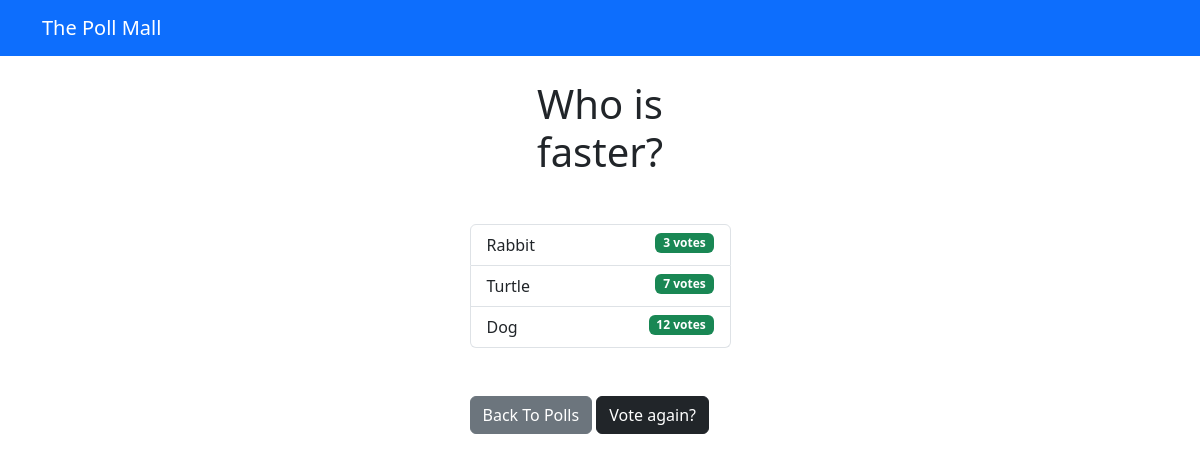
Page /polls/1/results/ on the committed database.
### pollApp/models.py (models this page shows, shortened)
class Question(models.Model):
    question_text = models.CharField(max_length=300)
    pub_date = models.DateTimeField('date published')

class Choice(models.Model):
    question = models.ForeignKey(Question, on_delete=models.CASCADE)
    choice_text = models.CharField(max_length=200)
    votes = models.IntegerField(default=0)

### pollApp/views.py (the view)
# urls.py: path('<int:question_id>/results/', views.results, name='results'),
def results(request, question_id):
    question = get_object_or_404(Question, pk=question_id)
    return render(request, 'polls/results.html', {'question': question})

### templates/polls/results.html
{% extends 'base.html' %}
{% block content %}
  <h1 class="text-center mb-5">{{ question.question_text }}</h1>
  <ul class="list-group mb-5">
    {% for choice in question.choice_set.all %}
      <li class="list-group-item">
        {{ choice.choice_text }} <span class="badge text-bg-success float-end">{{ choice.votes }} vote{{ choice.votes|pluralize }}</span>
      </li>
    {% endfor %}
  </ul>
  <a href="{% url 'polls:index' %}" class="btn btn-secondary">Back To Polls</a>
  <a href="{% url 'polls:detail' question.id %}" class="btn btn-dark">Vote again?</a>
{% endblock %}

### rows in the picture
Question: question_text "Who is faster?"
Choice: choice_text "Rabbit", votes "3"
Choice: choice_text "Turtle", votes "7"
Choice: choice_text "Dog", votes "12"
